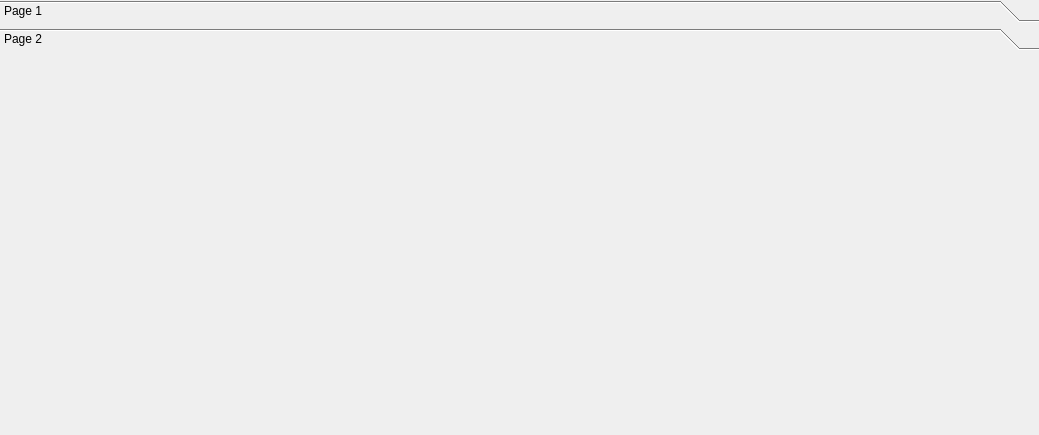
<?xml version="1.0" encoding="UTF-8"?>
<ui version="4.0">
 <class>DeviceGUI</class>
 <widget class="QToolBox" name="DeviceGUI">
  <property name="geometry">
   <rect>
    <x>0</x>
    <y>0</y>
    <width>1039</width>
    <height>435</height>
   </rect>
  </property>
  <property name="windowTitle">
   <string>ToolBox</string>
  </property>
  <property name="currentIndex">
   <number>1</number>
  </property>
  <widget class="QWidget" name="page">
   <property name="geometry">
    <rect>
     <x>0</x>
     <y>0</y>
     <width>122</width>
     <height>373</height>
    </rect>
   </property>
   <attribute name="label">
    <string>Page 1</string>
   </attribute>
  </widget>
  <widget class="QWidget" name="page">
   <property name="geometry">
    <rect>
     <x>0</x>
     <y>0</y>
     <width>1039</width>
     <height>381</height>
    </rect>
   </property>
   <attribute name="label">
    <string>Page 2</string>
   </attribute>
  </widget>
 </widget>
 <resources/>
 <connections/>
</ui>
